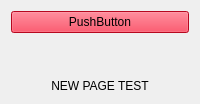
                     <widget class="QWidget" name="new_page">
                      <layout class="QVBoxLayout" name="verticalLayout_20">
                       <item>
                        <widget class="QPushButton" name="pushButton_2">
                         <property name="styleSheet">
                          <string notr="true">QPushButton#pushButton_2{

background-color:rgb(255, 11, 43);

}</string>
                         </property>
                         <property name="text">
                          <string>PushButton</string>
                         </property>
                        </widget>
                       </item>
                       <item>
                        <widget class="QLabel" name="label_2">
                         <property name="text">
                          <string/>
                         </property>
                        </widget>
                       </item>
                       <item>
                        <widget class="QLabel" name="label_3">
                         <property name="text">
                          <string/>
                         </property>
                         <property name="pixmap">
                          <pixmap resource="resources.qrc">:/images/images/images/ss.png</pixmap>
                         </property>
                        </widget>
                       </item>
                       <item>
                        <widget class="QLabel" name="label">
                         <property name="text">
                          <string>NEW PAGE TEST</string>
                         </property>
                         <property name="alignment">
                          <set>Qt::AlignCenter</set>
                         </property>
                        </widget>
                       </item>
                      </layout>
                     </widget>
